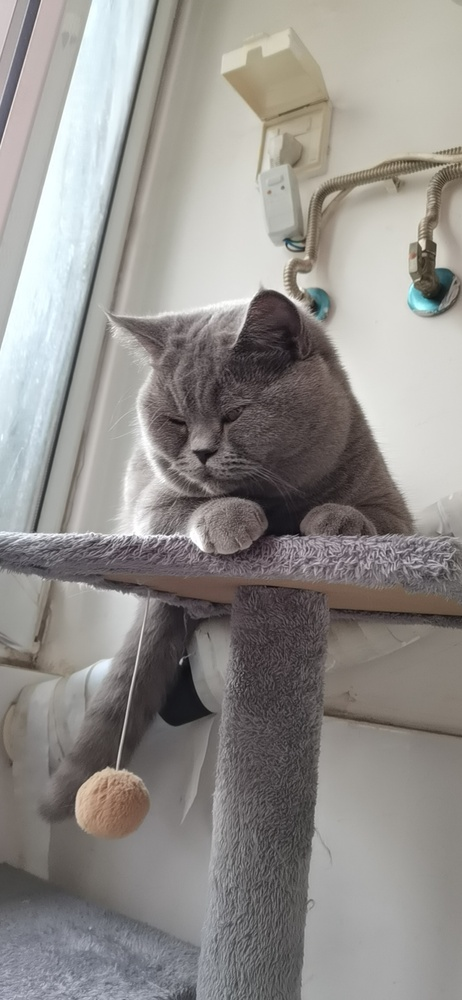
#> input picture picture/Pd.jpeg, 462 x 1000 px, shrunk from 887 x 1920 before the run
$ python '胖丁.py'
#> lines starting #> are read from the running program, lines starting #| are printed output that depends on the picture
# -*- coding: UTF-8 -*-
import numpy as np
import cv2

path = "picture/Pd.jpeg"

Pd = cv2.imread(path)
#> Pd is the input picture: shape (1000, 462, 3); mean B, G, R 139.7, 143, 146
Pd = cv2.cvtColor(Pd, cv2.COLOR_BGR2BGRA)
#> Pd: shape (1000, 462, 4)
b, g, r, a = cv2.split(Pd)
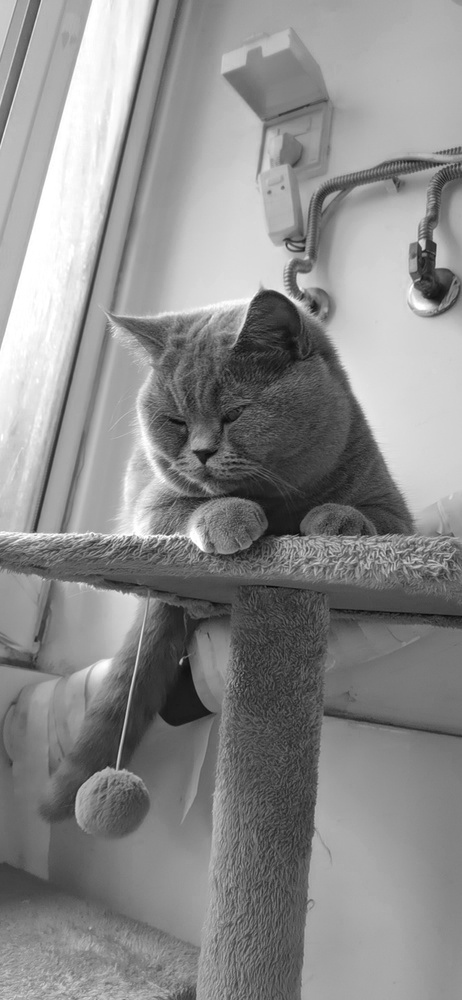
#> b: shape (1000, 462); min 4, max 255, mean 139.7
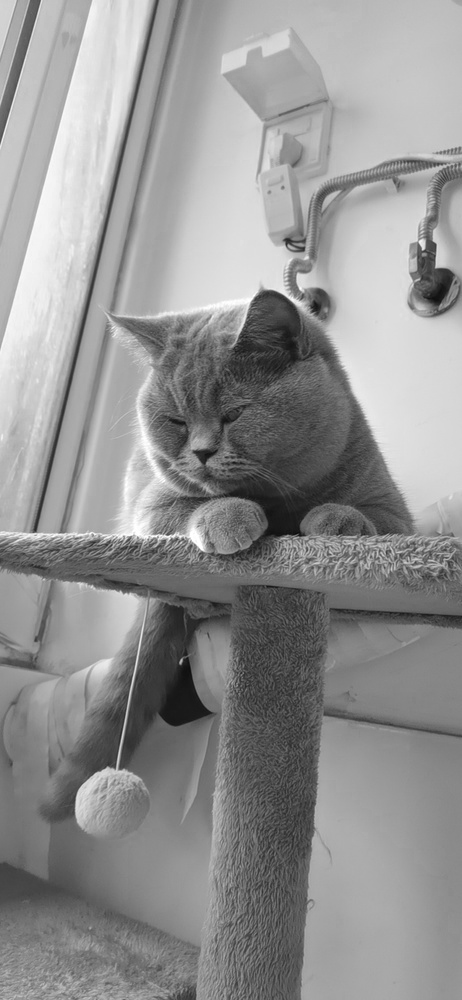
#> r: shape (1000, 462); min 10, max 255, mean 146
#> a: shape (1000, 462); every value is 255
a[:, :] = 0
#> a: shape (1000, 462); every value is 0
bgra_Pd_0 = cv2.merge([b, g, r, a])
a[:, :] = 125
#> a: shape (1000, 462); every value is 125
bgra_Pd_125 = cv2.merge([b, g, r, a])

# w,h,r = Pd.shape
# Pd[:,:,2] = 255

# Pd = cv2.Canny(Pd, 100, 100)
cv2.imshow("PdCat", Pd)
cv2.imshow("bgra_0", bgra_Pd_0)
cv2.imshow("bgra_125", bgra_Pd_125)

# print("胖丁")

cv2.waitKey()
cv2.destroyAllWindows()
cv2.imwrite("picture/bgr_0.png", bgra_Pd_0)
cv2.imwrite("picture/bgr_125.png", bgra_Pd_125)
